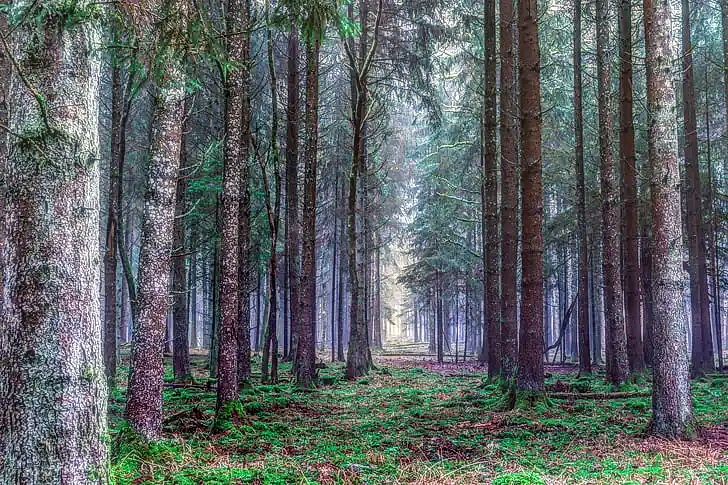
#> input picture ImageEnage/ACETest/Forest7ACE.jpg, 728 x 485 px
$ python Gradient.py
#> lines starting #> are read from the running program, lines starting #| are printed output that depends on the picture
#> further down, src is the input picture: shape (485, 728, 3); mean B, G, R 100.7, 99.4, 92.8
#梯度函数--Sobel算子
import cv2 as cv

import numpy

def laplace_demo(image):
# dst = cv.Laplacian(image, cv.CV_32F)
# lpls = cv.convertScaleAbs(dst)
    kernel = numpy.array([[1, 1, 1], [1, -8, 1], [1, 1, 1]])
    dst = cv.filter2D(image, cv.CV_32F, kernel=kernel)
    lpls = cv.convertScaleAbs(dst)
    cv.imshow("laplace_demo", lpls)

def sobel_demo(image):
    grad_x = cv.Sobel(image, cv.CV_32F, 1, 0)
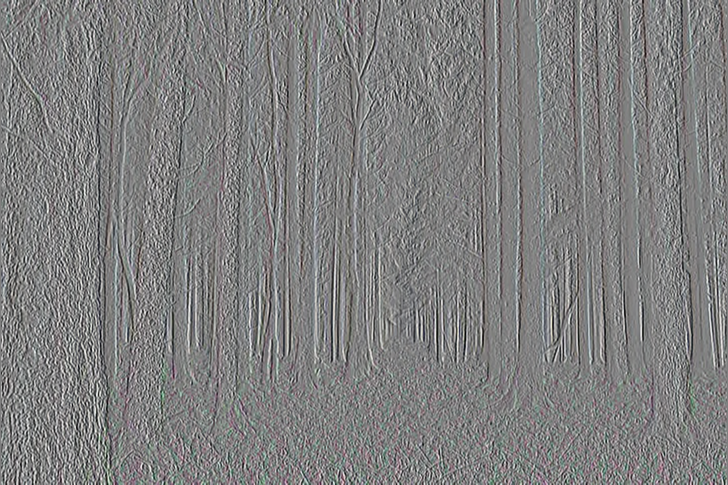
#> grad_x: shape (485, 728, 3) float32; mean B, G, R 0.2, 0.2, 0; drawn with min black and max white
    grad_y = cv.Sobel(image, cv.CV_32F, 0, 1)
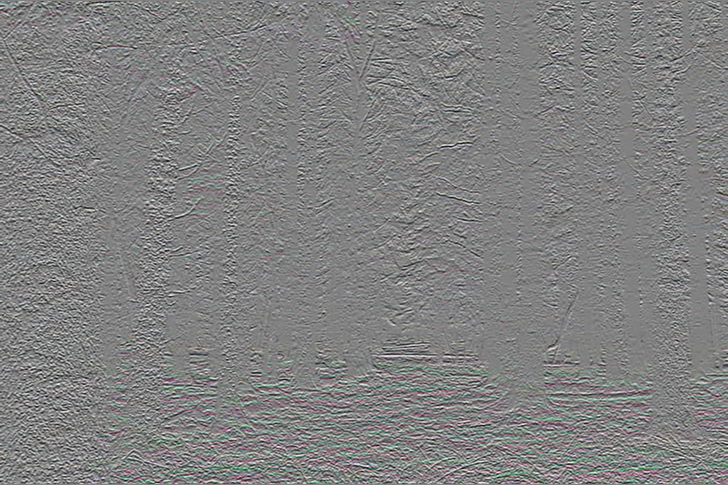
#> grad_y: shape (485, 728, 3) float32; mean B, G, R 0.1, 0.5, 0.3; drawn with min black and max white
    gradx = cv.convertScaleAbs(grad_x)
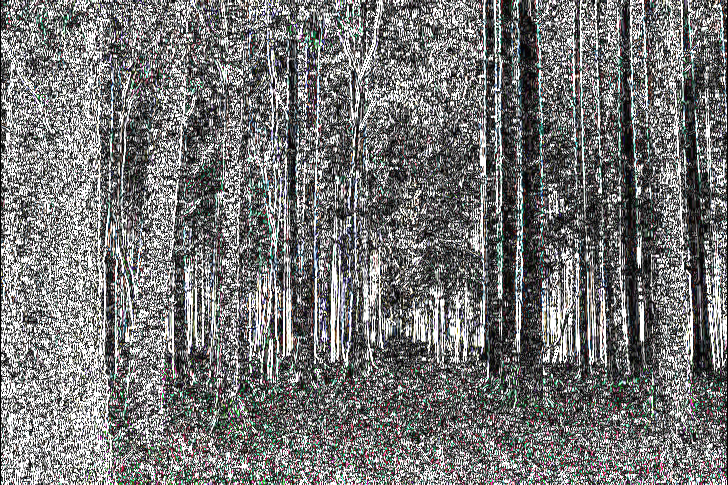
#> gradx: shape (485, 728, 3); mean B, G, R 116, 116.4, 116.1
    grady = cv.convertScaleAbs(grad_y)
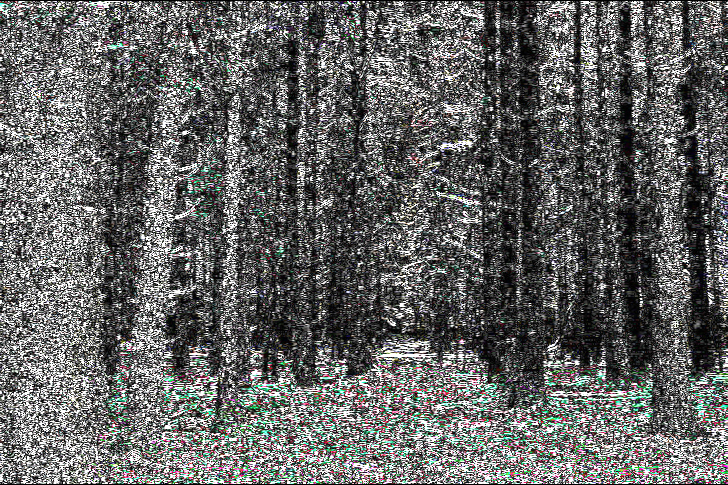
#> grady: shape (485, 728, 3); mean B, G, R 99.6, 100.4, 99.9
    cv.imshow("gradient_x", gradx)
    cv.imwrite('forest_X.tif', gradx)
    cv.imshow("gradient_y", grady)
    cv.imwrite('forest_Y.tif', grady)
    gradxy = cv.addWeighted(gradx, 0.5, grady, 0.5, 0)
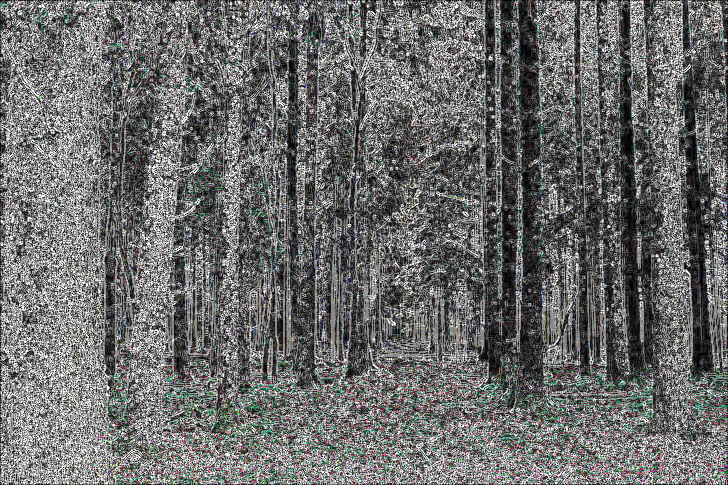
#> gradxy: shape (485, 728, 3); mean B, G, R 107.8, 108.4, 108
    cv.imwrite('forest.tif', gradxy)
    cv.imshow("gradient", gradxy)

src = cv.imread("../ACETest/Forest7ACE.jpg", cv.IMREAD_COLOR)
cv.namedWindow("lena", cv.WINDOW_AUTOSIZE)
cv.imshow("lena", src)

sobel_demo(src)

#laplace_demo(src)
cv.waitKey(0)
cv.destroyAllWindows()

$ run again, with ImageEnage/ACETest/Forest10ACE.jpg copied over ImageEnage/ACETest/Forest7ACE.jpg
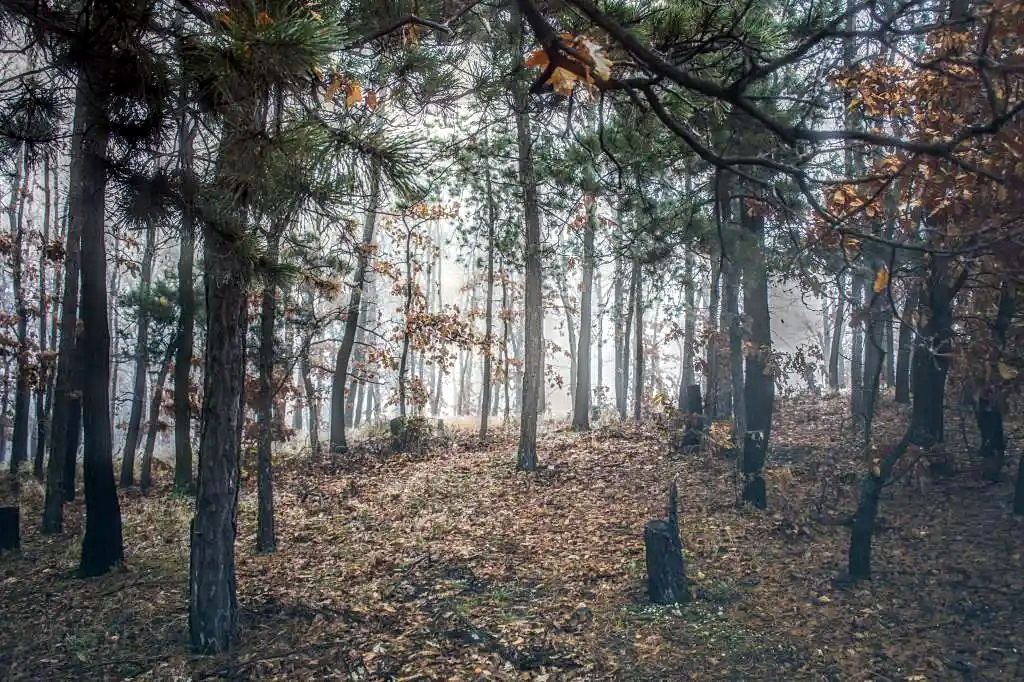
#> input picture ImageEnage/ACETest/Forest10ACE.jpg, 1024 x 682 px
#> src is the input picture: shape (682, 1024, 3); mean B, G, R 89.9, 91, 91.4
#> in sobel_demo, `grad_y = cv.Sobel(image, cv.CV_32F, 0, 1)`:
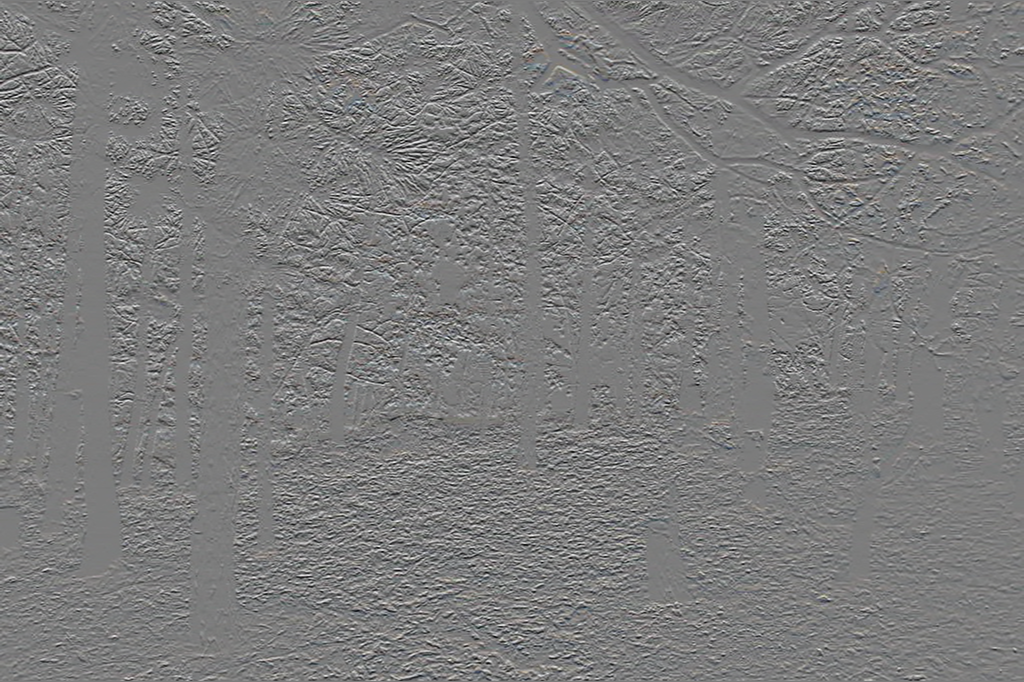
#> grad_y: shape (682, 1024, 3) float32; mean B, G, R 0, 0, 0.1; drawn with min black and max white
#> in sobel_demo, `gradxy = cv.addWeighted(gradx, 0.5, grady, 0.5, 0)`:
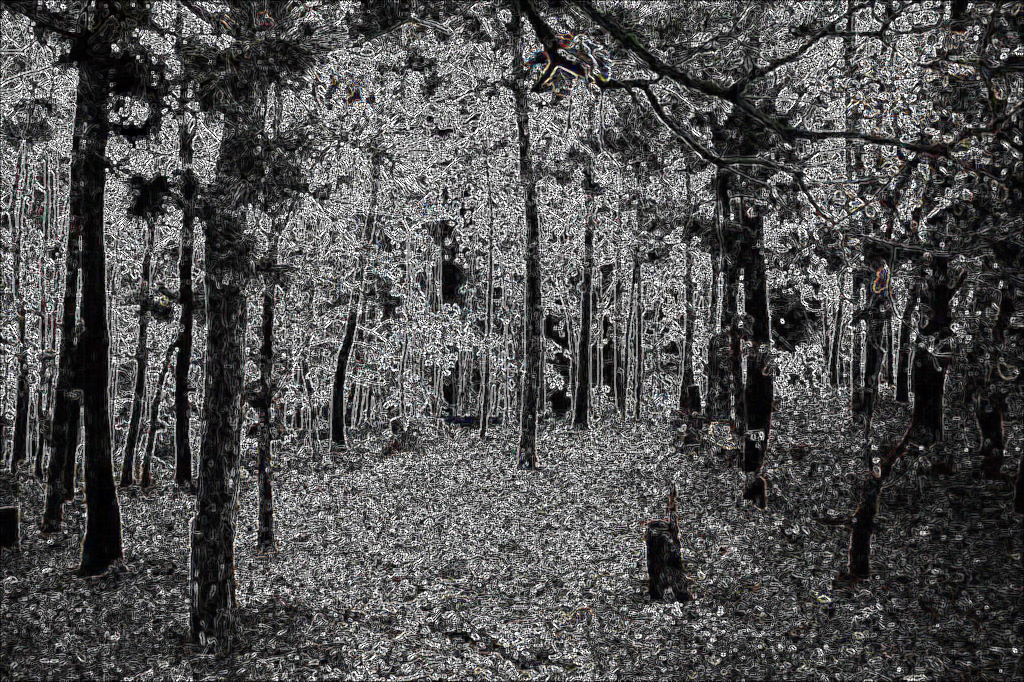
#> gradxy: shape (682, 1024, 3); mean B, G, R 80.9, 80.9, 81.4

$ run again, with ImageEnage/ACETest/Forest11ACE.jpg copied over ImageEnage/ACETest/Forest7ACE.jpg
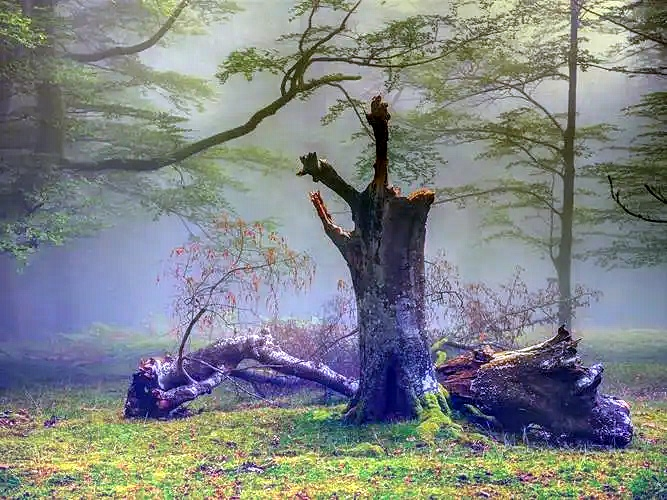
#> input picture ImageEnage/ACETest/Forest11ACE.jpg, 667 x 500 px
#> src is the input picture: shape (500, 667, 3); mean B, G, R 132.6, 132, 126.9
#> in sobel_demo, `grad_y = cv.Sobel(image, cv.CV_32F, 0, 1)`:
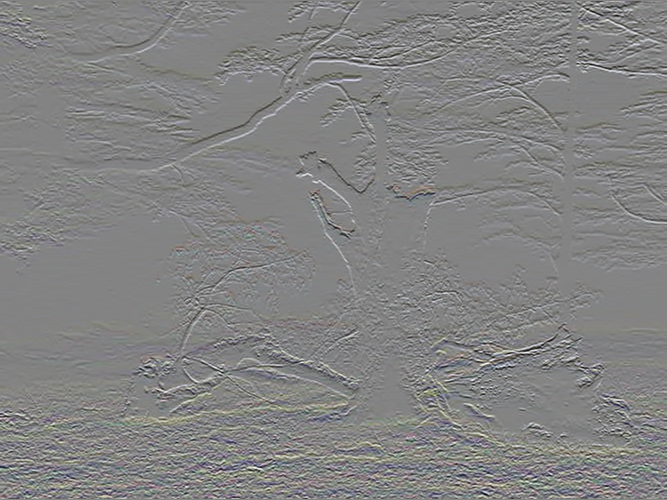
#> grad_y: shape (500, 667, 3) float32; mean B, G, R -0.6, -0.2, -0.2; drawn with min black and max white
#> in sobel_demo, `gradxy = cv.addWeighted(gradx, 0.5, grady, 0.5, 0)`:
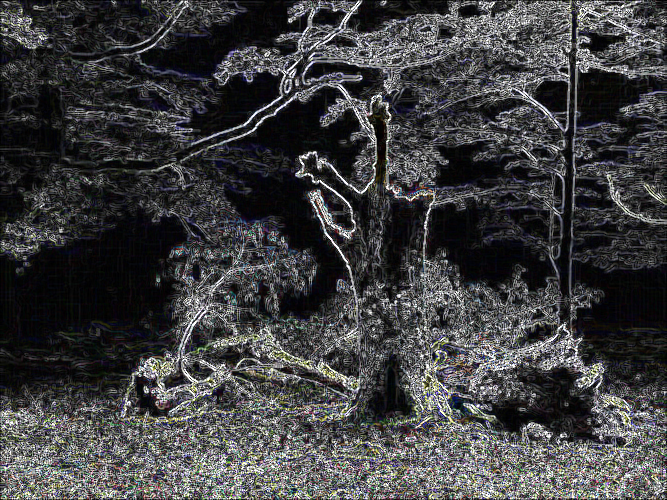
#> gradxy: shape (500, 667, 3); mean B, G, R 64.6, 63.4, 63.3

$ run again, with ImageEnage/ACETest/Forest1ACE.jpg copied over ImageEnage/ACETest/Forest7ACE.jpg
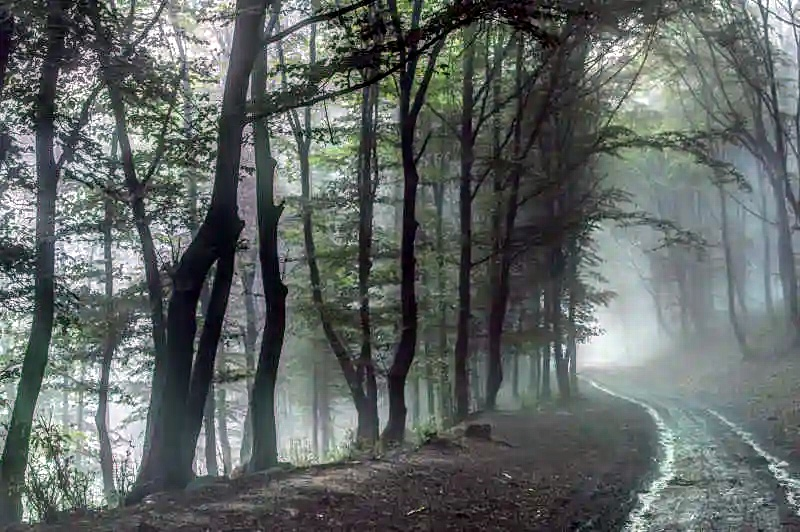
#> input picture ImageEnage/ACETest/Forest1ACE.jpg, 800 x 532 px
#> src is the input picture: shape (532, 800, 3); mean B, G, R 100.9, 102.8, 96.6
#> in sobel_demo, `grad_y = cv.Sobel(image, cv.CV_32F, 0, 1)`:
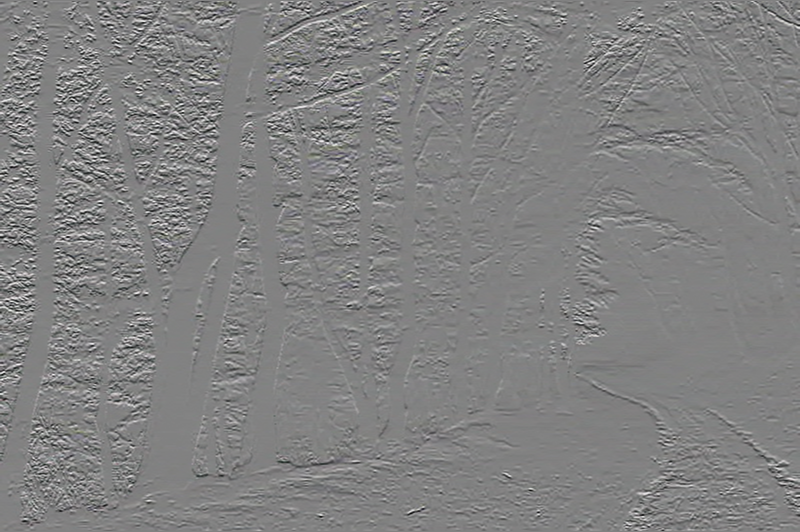
#> grad_y: shape (532, 800, 3) float32; mean B, G, R -0.4, -0.5, -0.4; drawn with min black and max white
#> in sobel_demo, `gradxy = cv.addWeighted(gradx, 0.5, grady, 0.5, 0)`:
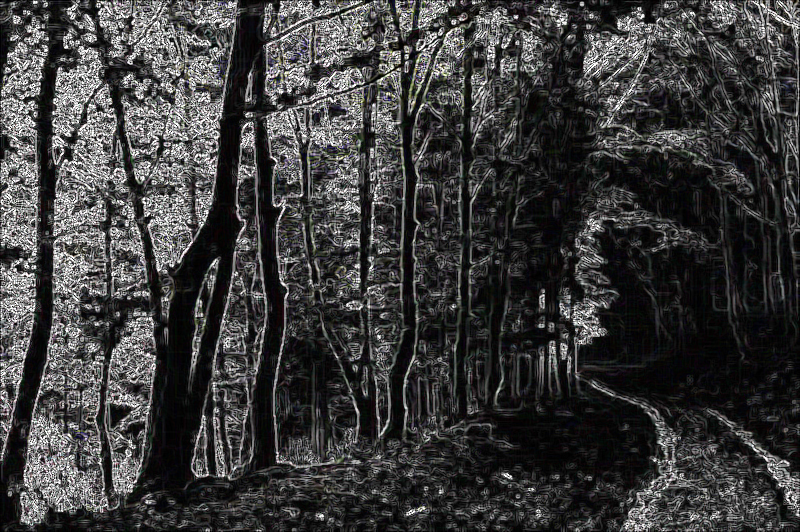
#> gradxy: shape (532, 800, 3); mean B, G, R 60.2, 60.2, 60.7
